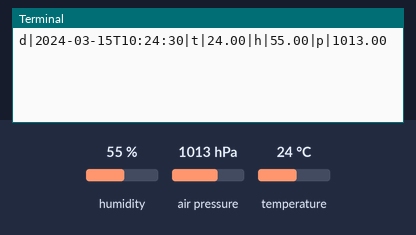
Bench run of a program on a simulated Raspberry Pi (BCM pin numbers). On the bench: the last lines printed to the terminal. The inputs (shaded band) are chosen by the test bench; at power-on: humidity 55 %, air pressure 1013 hPa, temperature 24 °C. The clock reads 2024-03-15 10:24:30 at power-on unless the program sets it; web requests get an empty 200 reply after 0.4 s.

Above: at 1.2 s.
1.3 s: humidity set to 22 %
At 2.0 s:
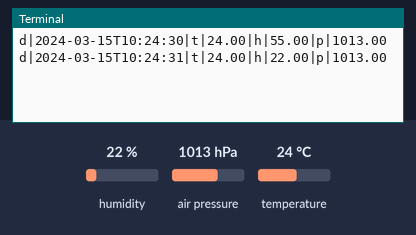
3.2 s: air pressure set to 952 hPa
At 4.9 s:
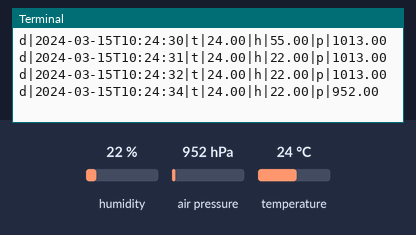
5.1 s: temperature set to 12 °C
At 6.8 s:
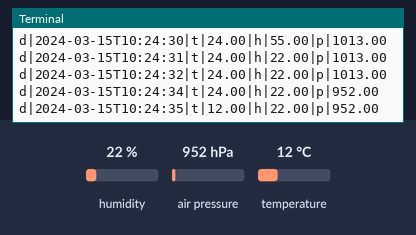
Timing chart, 0 to 8.3 s (numbered marks = the images above; inputs shaded):
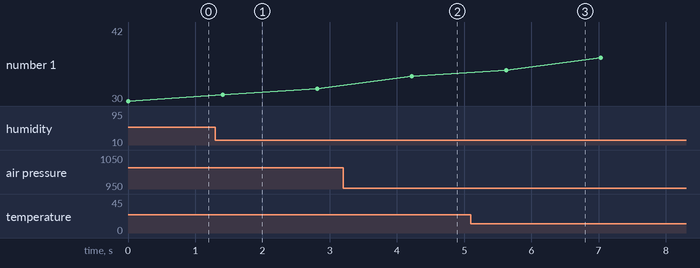

The program:

ul20-http.py
```python
#!/usr/bin/env python3
# -*- coding: utf-8 -*-
import os
import signal
import datetime
import time
import requests
from bme280 import BME280

try:
  from smbus2 import SMBus
except ImportError:
  from smbus import SMBus

EXIT = False

def handler(signum, frame):
  global EXIT
  EXIT = True

def main():
  signal.signal(signal.SIGTERM, handler)
  signal.signal(signal.SIGINT, handler)

  iotagent = 'http://' + os.environ.get('IOTA_IP', 'iot-agent').rstrip('/') + ':7896/iot/d'
  key = os.environ.get('IOTA_KEY', '4jggokgpepnvsb2uv4s40d59ov')
  device = os.environ.get('DEVICE_ID', 'sensor004')
  debug = not not os.environ.get('DEBUG_FLAG', '')

  if (debug):
    print(iotagent)
    print(key)
    print(device)

  bus = SMBus(1)
  bme280 = BME280(i2c_dev=bus)

  url = '{}?k={}&i={}'.format(iotagent, key, device)
  headers = {'Content-Type': 'text/plain'}
  if (debug):
    print (url)

  while True:
    date = datetime.datetime.utcnow().isoformat(timespec='seconds')
    temperature = bme280.get_temperature()
    pressure = bme280.get_pressure()
    humidity = bme280.get_humidity()
    measures = 'd|{}|t|{:05.2f}|h|{:05.2f}|p|{:05.2f}'.format(date, temperature, humidity, pressure)
    print(measures)

    r = requests.post(url, data=measures, headers=headers)
    if r.status_code != 200:
      print(r.status_code)
      print(r.text)
      break

    time.sleep(1)

    if (EXIT):
      break

if __name__ == '__main__':
  main()
```

Measured:
- after the input at 1.3 s, the terminal: prints a new line after 0.11 s (image 1)
- after the input at 3.2 s, the terminal: prints a new line after 1.0 s (image 2)
- after the input at 5.1 s, the terminal: prints a new line after 0.53 s (image 3)
